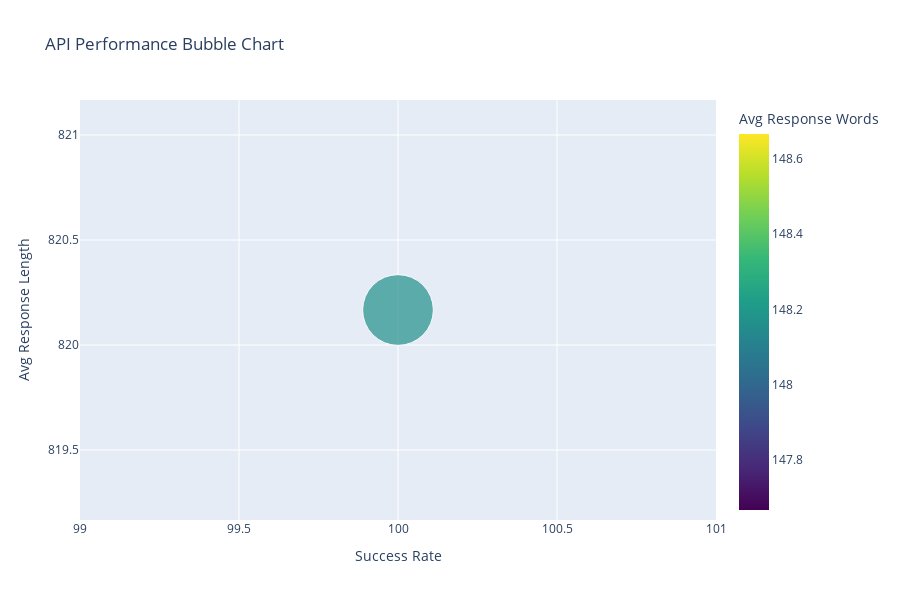

Write notebook code for a chart like this one.
### Code cell
# Interactive Bubble Chart
if api_metrics:
    # Prepare data
    bubble_data = []
    for api, metrics in api_metrics.items():
        bubble_data.append({
            'API': api.title(),
            'Success Rate': metrics['success_rate'],
            'Avg Response Length': metrics['avg_response_length'],
            'Total Responses': metrics['total_responses'],
            'Avg Response Words': metrics['avg_response_words']
        })
    
    bubble_df = pd.DataFrame(bubble_data)
    
    # Create bubble chart
    fig = px.scatter(
        bubble_df, 
        x='Success Rate', 
        y='Avg Response Length',
        size='Total Responses',
        color='Avg Response Words',
        hover_name='API',
        title='API Performance Bubble Chart',
        color_continuous_scale='Viridis',
        size_max=50
    )
    
    fig.update_layout(width=900, height=600)
    fig.show()
else:
    print("No API data available")

### Figure 1 — Plotly figure (JSON) as saved in the notebook; plotly's stock layout.template omitted (floating-point values rounded to 4 significant figures)
{"data": [{"hovertemplate": "<b>%{hovertext}</b><br><br>Success Rate=%{x}<br>Avg Response Length=%{y}<br>Total Responses=%{marker.size}<br>Avg Response Words=%{marker.color}<extra></extra>", "hovertext": ["Gemini"], "legendgroup": "", "marker": {"color": [148.2], "coloraxis": "coloraxis", "size": [12], "sizemode": "area", "sizeref": 0.0048, "symbol": "circle"}, "mode": "markers", "name": "", "orientation": "v", "showlegend": false, "type": "scatter", "x": [100.0], "xaxis": "x", "y": [820.2], "yaxis": "y"}], "layout": {"coloraxis": {"colorbar": {"title": {"text": "Avg Response Words"}}, "colorscale": [[0, "#440154"], [0.1111, "#482878"], [0.2222, "#3e4989"], [0.3333, "#31688e"], [0.4444, "#26828e"], [0.5556, "#1f9e89"], [0.6667, "#35b779"], [0.7778, "#6ece58"], [0.8889, "#b5de2b"], [1, "#fde725"]]}, "height": 600, "legend": {"itemsizing": "constant", "tracegroupgap": 0}, "title": {"text": "API Performance Bubble Chart"}, "width": 900, "xaxis": {"anchor": "y", "domain": [0, 1], "title": {"text": "Success Rate"}}, "yaxis": {"anchor": "x", "domain": [0, 1], "title": {"text": "Avg Response Length"}}}}
